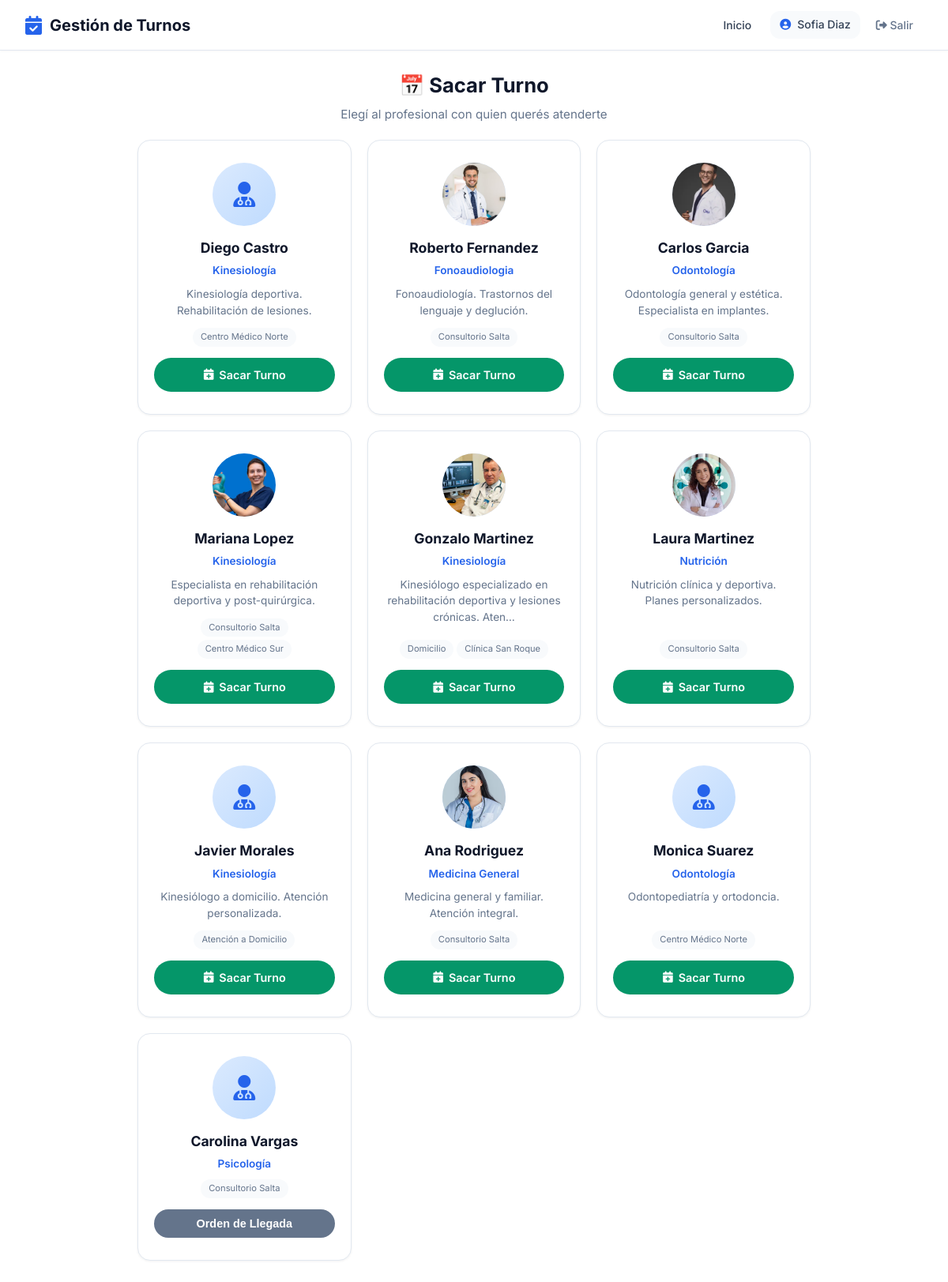
Page /paciente/sacar-turno/ (signed in) on the committed database.
### usuarios/models.py (models this page shows, shortened)
class Usuario(AbstractUser):
    ROLES = [
        ('admin', 'Administrador'),
        ('profesional', 'Profesional'),
        ('secretaria', 'Secretaría'),
        ('paciente', 'Paciente'),
    ]
    rol = models.CharField(max_length=20, choices=ROLES, default='paciente')
    telefono = models.CharField(max_length=20, blank=True)
    establecimiento = models.ForeignKey(
    'establecimientos.Establecimiento',
    on_delete=models.SET_NULL,
    null=True,
    blank=True,
    verbose_name='Establecimiento'
)
    class Meta:
        verbose_name = 'Usuario'
        verbose_name_plural = 'Usuarios'

### profesionales/models.py (models this page shows, shortened)
class Profesional(Persona):
    ESPECIALIDADES = [
        ('odontologia', 'Odontología'),
        ('kinesiologia', 'Kinesiología'),
        ('psicologia', 'Psicología'),
        ('nutricion', 'Nutrición'),
        ('cardiologia', 'Cardiología'),
        ('medicina_general', 'Medicina General'),
        ('dermatologia', 'Dermatología'),
        ('estetica', 'Estética'),
        ('pediatria', 'Pediatría'),
        ('traumatologia', 'Traumatología'),
        ('veterinaria', 'Veterinaria'),
        ('fonoaudiologia', 'Fonoaudiologia'),
        ('otro', 'Otro'),
    ]
    usuario = models.OneToOneField(
        'usuarios.Usuario',
        on_delete=models.CASCADE,
        verbose_name='Usuario'
    )
    especialidad = models.CharField(
        max_length=50,
        choices=ESPECIALIDADES,
        verbose_name='Especialidad'
    )
    matricula = models.CharField(
        max_length=50,
        blank=True,
        verbose_name='Matrícula Profesional'
    )
    color_calendario = models.CharField(
        max_length=7,
        default='#4A90D9',
        verbose_name='Color en Calendario'
    )
    acepta_obra_social = models.BooleanField(
        default=False,
        verbose_name='Acepta Obra Social'
    )
    descripcion = models.TextField(
        blank=True,
        verbose_name='Descripción Profesional'
    )
    foto = models.ImageField(
    upload_to='profesionales/',
    blank=True,
    null=True,
    verbose_name='Foto de Perfil'
    )
    establecimientos = models.ManyToManyField(
    'establecimientos.Establecimiento',
    blank=True,
    related_name='profesionales',
    verbose_name='Consultorios donde atiende'
    )
    frase_destacada = models.CharField(max_length=200, blank=True, verbose_name='Frase destacada')
    precio_particular = models.DecimalField(max_digits=10, decimal_places=2, null=True, blank=True, verbose_name='Precio consulta particular')
    obras_sociales_texto = models.TextField(blank=True, verbose_name='Obras sociales (texto libre)')
    servicios_texto = models.TextField(blank=True, verbose_name='Servicios / Especializaciones')
    servicios_destacados = models.TextField(blank=True, verbose_name='Servicios destacados')
    especializaciones = models.TextField(blank=True, verbose_name='Especializaciones')
    atiende_por_orden = models.BooleanField(
    default=False,
    verbose_name='Atiende por orden de llegada'
)
    obras_sociales = models.ManyToManyField(
        'obras_sociales.ObraSocial',
        blank=True,
        related_name='profesionales',
        verbose_name='Obras Sociales'
    )
    planes = models.ManyToManyField(
        'obras_sociales.Plan',
        blank=True,
        verbose_name='Planes'
    )
    class Meta:
        verbose_name = 'Profesional'
        verbose_name_plural = 'Profesionales'
        ordering = ['apellido', 'nombre']

### establecimientos/models.py (models this page shows, shortened)
class Establecimiento(ModeloBase):
    nombre = models.CharField(max_length=200, verbose_name='Nombre')
    direccion = models.CharField(max_length=200, verbose_name='Dirección')
    telefono = models.CharField(max_length=20, verbose_name='Teléfono')
    email = models.EmailField(verbose_name='Email')
    cuit = models.CharField(max_length=13, verbose_name='CUIT')
    logo = models.ImageField(upload_to='logos/', blank=True, verbose_name='Logo')
    class Meta:
        verbose_name = 'Establecimiento'
        verbose_name_plural = 'Establecimientos'

### pacientes/views_portal.py (the view, shortened to what this page needs)
@login_required
def sacar_turno_paciente(request, profesional_id=None):
    if request.user.rol != 'paciente':
        return redirect('home')
    paciente = get_object_or_404(Paciente, usuario=request.user)
    hoy = date.today()
    cliente_slug = request.session.get('cliente_slug')
    cliente = None
    if cliente_slug:
        try:
            cliente = ClienteSaaS.objects.get(slug=cliente_slug, activo=True)
        except ClienteSaaS.DoesNotExist:
            pass
    if cliente:
        if cliente.tipo == 'consultorio':
            profesionales = Profesional.objects.filter(
                establecimientos=cliente.establecimiento, activo=True
            )
        else:  # profesional independiente
            profesionales = Profesional.objects.filter(
                id=cliente.profesional.id, activo=True
            )
    else:
        config = ConfiguracionSistema.obtener()
        if config.modo == 'consultorio' and config.establecimiento_principal:
            profesionales = Profesional.objects.filter(
                establecimientos=config.establecimiento_principal,
                activo=True
            ).distinct()
        else:
            profesionales_ids = TurnoProfesional.objects.filter(
                paciente=paciente
            ).values_list('profesional_id', flat=True).distinct()
            profesionales = Profesional.objects.filter(
                Q(id__in=profesionales_ids) | Q(establecimientos__isnull=False),
                activo=True
            ).distinct()[:10]
    return render(request, 'pacientes/portal/elegir_profesional.html', {
        'paciente': paciente,
        'profesionales': profesionales,
        'cliente': cliente,
    })

### core_app/models.py (called while the page is built)
    @property
    def nombre_completo(self):
        return f"{self.nombre} {self.apellido}"

    @classmethod
    def obtener(cls):
        config = cls.objects.first()
        if not config:
            config = cls.objects.create()
        return config

### pacientes/templates/pacientes/portal/elegir_profesional.html (shortened to what this page needs)
{% extends 'core_app/base.html' %}
{% load static %}
{% block extra_css %}
    <link rel="stylesheet" href="{% static 'css/pages/portal_paciente.css' %}">
{% endblock %}
{% block content %}
<div class="portal-paciente-page">
<div class="portal-paciente-container">
    <div style="text-align: center; padding: 24px 0 20px;">
        <h1 style="font-size: 1.6rem; font-weight: 700; color: var(--text); margin: 0 0 4px 0;">📅 Sacar Turno</h1>
        <p style="color: var(--text-muted); font-size: 0.95rem;">Elegí al profesional con quien querés atenderte</p>
    </div>
    {% if profesionales %}
        <div class="profesionales-grid-portal">
            {% for prof in profesionales %}
            <div class="profesional-card-portal">
                <div class="profesional-avatar-portal">
                    {% if prof.foto %}
                        <img src="{{ prof.foto.url }}" alt="{{ prof.nombre_completo }}">
                    {% else %}
                        <i class="fas fa-user-md"></i>
                    {% endif %}
                </div>
                <h3>{{ prof.nombre_completo }}</h3>
                <p class="especialidad">{{ prof.get_especialidad_display }}</p>
                {% if prof.descripcion %}
                    <p class="descripcion">{{ prof.descripcion|truncatechars:80 }}</p>
                {% endif %}
                <div class="consultorio-tags">
                    {% if cliente and cliente.tipo == 'consultorio' %}
                        <span class="consultorio-tag">{{ cliente.establecimiento.nombre }}</span>
                    {% else %}
                        {% for est in prof.establecimientos.all %}
                            <span class="consultorio-tag">{{ est.nombre }}</span>
                        {% endfor %}
                    {% endif %}
                </div>
                {% if prof.atiende_por_orden %}
                    <button class="btn-orden-llegada-portal" onclick="abrirModal('{{ prof.nombre_completo|escapejs }}', '{{ prof.get_especialidad_display|escapejs }}', {{ prof.id }})">
                        Orden de Llegada
                    </button>
                {% elif prof.establecimientos.count == 1 %}
                    <a href="{% url 'sacar_turno_paciente_profesional' prof.id %}?establecimiento={{ prof.establecimientos.first.id }}" class="btn-sacar-turno-portal">
                        <i class="fas fa-calendar-plus"></i> Sacar Turno
                    </a>
                {% else %}
                    <a href="{% url 'sacar_turno_paciente_profesional' prof.id %}" class="btn-sacar-turno-portal">
                        <i class="fas fa-calendar-plus"></i> Sacar Turno
                    </a>
                {% endif %}
            </div>
            {% endfor %}
        </div>
    {% endif %}
</div>
</div>
{% endblock %}

### core_app/templates/core_app/base.html (shortened to what this page needs)
<!DOCTYPE html>
<html lang="es">
<head>
    <link rel="stylesheet" href="https://cdnjs.cloudflare.com/ajax/libs/font-awesome/6.4.0/css/all.min.css">
    {% load static %}
    <link rel="stylesheet" href="{% static 'css/core/base.css' %}">
    <link rel="stylesheet" href="{% static 'css/themes/default.css' %}" id="theme-css">
    <link rel="stylesheet" href="{% static 'css/core/layout.css' %}">
    <link rel="stylesheet" href="{% static 'css/core/components.css' %}">
    {% block extra_css %}{% endblock %}
</head>
<body>
    <nav class="navbar">
        <a href="{% url 'home' %}" class="navbar-brand">
            <i class="fas fa-calendar-check"></i>
            Gestión de Turnos
        </a>
        <ul class="navbar-nav">
            <li><a href="{% url 'home' %}" class="nav-link {% if request.resolver_match.url_name == 'home' %}active{% endif %}">Inicio</a></li>
            {% if user.is_authenticated %}
                <li>
                    <span class="nav-user">
                        <i class="fas fa-user-circle"></i>
                        {{ user.get_full_name|default:user.username }}
                    </span>
                </li>
                <li>
                    <form method="post" action="{% url 'logout' %}" style="display: inline;">
                        <button type="submit" class="btn-logout">
                            <i class="fas fa-sign-out-alt"></i> Salir
                        </button>
                    </form>
                </li>
            {% else %}
                <li><a href="{% url 'login' %}" class="btn btn-sm">Ingresar</a></li>
            {% endif %}
        </ul>
    </nav>
    <div class="container">
        {% block content %}{% endblock %}
    </div>
</body>
</html>

### static/css/core/base.css (style rules this page uses)
:root { --primary: #2563eb; --primary-dark: #1d4ed8; --primary-light: #dbeafe; --success: #059669; --success-light: #d1fae5; --warning: #d97706; --warning-light: #fef3c7; --danger: #dc2626; --danger-light: #fee2e2; --info: #0891b2; --info-light: #cffafe; --white: #ffffff; --gray-50: #f9fafb; --gray-100: #f3f4f6; --gray-200: #e5e7eb; --gray-300: #d1d5db; --gray-400: #9ca3af; --gray-500: #6b7280; --gray-600: #4b5563; --gray-700: #374151; --gray-800: #1f2937; --gray-900: #111827; --text-main: #1f2937; --text-secondary: #4b5563; --text-muted: #9ca3af; --bg-body: #ffffff; --bg-card: #ffffff; --bg-alt: #f8fafc; --border-color: #e5e7eb; --shadow-sm: 0 1px 2px 0 rgba(0, 0, 0, 0.05); --shadow: 0 1px 3px 0 rgba(0, 0, 0, 0.1), 0 1px 2px -1px rgba(0, 0, 0, 0.1); --shadow-md: 0 4px 6px -1px rgba(0, 0, 0, 0.1), 0 2px 4px -2px rgba(0, 0, 0, 0.1); --shadow-lg: 0 10px 15px -3px rgba(0, 0, 0, 0.1), 0 4px 6px -4px rgba(0, 0, 0, 0.1); --radius-sm: 6px; --radius: 8px; --radius-lg: 12px; --radius-xl: 16px; --radius-full: 9999px; --sacar-input-bg: #ffffff; --sacar-input-text: #1e293b; --sacar-input-border: #cbd5e1; --sacar-dia-bg: #ffffff; --sacar-dia-text: #1e293b; --sacar-dia-border: #e2e8f0; --sacar-dia-selected-bg: #eff6ff; --sacar-dia-selected-border: #3b82f6; --sacar-dia-selected-text: #1d4ed8; --sacar-consultorio-bg: #f0fdf4; --sacar-consultorio-text: #065f46; --sacar-consultorio-border: #bbf7d0; --diagnostic-bg: #f0fdf4; --diagnostic-text: #166534; --diagnostic-text-strong: #15803d; --medication-bg: #fef3c7; --medication-text: #78350f; --medication-text-strong: #92400e; --medication-text-muted: #92400e; --warning-bg: #fff3cd; --warning-border: #ffc107; --warning-text: #856404; }
* { margin: 0; padding: 0; box-sizing: border-box; }
body { font-family: 'Inter', -apple-system, BlinkMacSystemFont, 'Segoe UI', sans-serif; background-color: var(--bg-body); color: var(--text-main); line-height: 1.6; -webkit-font-smoothing: antialiased; }
a { color: var(--primary); text-decoration: none; }
img { max-width: 100%; height: auto; }

### static/css/themes/default.css (style rules this page uses)
:root { --primary: var(--custom-primary, #2563eb); --primary-dark: var(--custom-primary-dark, #1d4ed8); --primary-light: #eff6ff; --success: #059669; --success-light: #ecfdf5; --warning: #d97706; --warning-light: #fffbeb; --danger: #dc2626; --danger-light: #fef2f2; --info: #0891b2; --info-light: #ecfeff; --text: var(--text-main); --bg-body: #ffffff; --bg-card: #ffffff; --bg-alt: #f8fafc; --text-main: #0f172a; --text-secondary: #334155; --text-muted: #64748b; --border-color: #e2e8f0; --navbar-bg: #ffffff; --navbar-border: #e2e8f0; --navbar-shadow: 0 1px 3px rgba(0,0,0,0.04); --navbar-brand-color: #0f172a; --navbar-link-color: #334155; --navbar-link-hover-bg: #eff6ff; --navbar-link-hover-color: var(--primary); --navbar-user-bg: #f8fafc; --navbar-user-color: #334155; --footer-bg: #0f172a; --footer-text: #94a3b8; --footer-border: rgba(255,255,255,0.1); --footer-heading-color: #ffffff; --footer-link-color: #93c5fd; --footer-link-hover-color: #bfdbfe; --whatsapp-bg: #25D366; --whatsapp-color: #ffffff; --hero-btn-bg: #ffffff; --hero-btn-color: #0f172a; --tag-bg: #d1fae5; --tag-color: #065f46; --tag-os-bg: #ede9fe; --tag-os-color: #5b21b6; --white: #ffffff; --gray-50: #f8fafc; --gray-100: #f1f5f9; --gray-200: #e2e8f0; --gray-300: #cbd5e1; --gray-400: #94a3b8; --gray-500: #64748b; --gray-600: #475569; --gray-700: #334155; --gray-800: #1e293b; --gray-900: #0f172a; --shadow-sm: 0 1px 2px rgba(0,0,0,0.04); --shadow: 0 1px 3px rgba(0,0,0,0.06); --shadow-md: 0 4px 6px rgba(0,0,0,0.06); --shadow-lg: 0 10px 15px rgba(0,0,0,0.08); }
:root { --primary: var(--custom-primary, #2563eb); --primary-dark: var(--custom-primary-dark, #1d4ed8); }

### static/css/core/components.css (style rules this page uses)
.btn-logout { background: none; border: none; color: var(--text-muted); cursor: pointer; padding: 8px 12px; border-radius: var(--radius); font-size: 0.875rem; font-weight: 500; transition: all 0.2s ease; font-family: inherit; }

### rows in the picture
Usuario: get_full_name "Sofia Diaz"
Profesional: nombre_completo "Diego Castro", especialidad "Kinesiología", descripcion "Kinesiología deportiva. Rehabilitación de lesiones."
Establecimiento: nombre "Centro Médico Norte"
Profesional: foto (picture), nombre_completo "Roberto Fernandez", especialidad "Fonoaudiologia", descripcion "Fonoaudiología. Trastornos del lenguaje y deglución."
Establecimiento: nombre "Consultorio Salta"
Profesional: foto (picture), nombre_completo "Carlos Garcia", especialidad "Odontología", descripcion "Odontología general y estética. Especialista en implantes."
Profesional: foto (picture), nombre_completo "Mariana Lopez", especialidad "Kinesiología", descripcion "Especialista en rehabilitación deportiva y post-quirúrgica.", atiende_por_orden False (drawn)
Establecimiento: nombre "Centro Médico Sur"
Profesional: foto (picture), nombre_completo "Gonzalo Martinez", especialidad "Kinesiología", descripcion "Kinesiólogo especializado en rehabilitación deportiva y lesiones crónicas. Aten…", atiende_por_orden False (drawn)
Establecimiento: nombre "Domicilio"
Establecimiento: nombre "Clínica San Roque"
Profesional: foto (picture), nombre_completo "Laura Martinez", especialidad "Nutrición", descripcion "Nutrición clínica y deportiva. Planes personalizados."
Profesional: nombre_completo "Javier Morales", especialidad "Kinesiología", descripcion "Kinesiólogo a domicilio. Atención personalizada."
Establecimiento: nombre "Atención a Domicilio"
Profesional: foto (picture), nombre_completo "Ana Rodriguez", especialidad "Medicina General", descripcion "Medicina general y familiar. Atención integral."
Profesional: nombre_completo "Monica Suarez", especialidad "Odontología", descripcion "Odontopediatría y ortodoncia."
Profesional: nombre_completo "Carolina Vargas", especialidad "Psicología"
